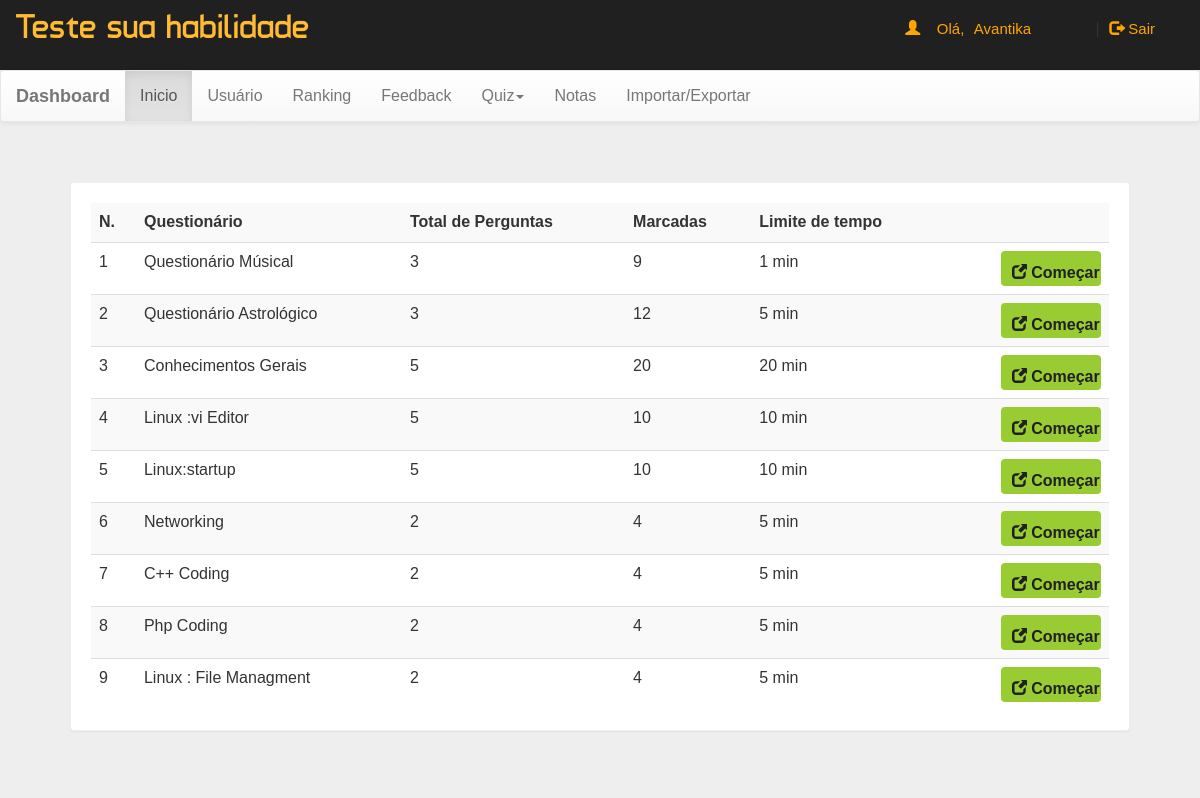
The app's page /dash.php (signed in) with its own data.
### tables this page shows
CREATE TABLE `quiz` (
  `eid` text NOT NULL,
  `title` varchar(100) NOT NULL,
  `sahi` int(11) NOT NULL,
  `wrong` int(11) NOT NULL,
  `total` int(11) NOT NULL,
  `time` bigint(20) NOT NULL,
  `intro` text NOT NULL,
  `tag` varchar(100) NOT NULL,
  `date` timestamp NOT NULL DEFAULT current_timestamp() ON UPDATE current_timestamp(),
  `status` varchar(10) NOT NULL DEFAULT 'active'
);

### dash.php (the view, shortened to what this page needs)
<!DOCTYPE html PUBLIC "-//W3C//DTD XHTML 1.0 Transitional//EN" "http://www.w3.org/TR/xhtml1/DTD/xhtml1-transitional.dtd">
<html xmlns="http://www.w3.org/1999/xhtml">
<head>
<link  rel="stylesheet" href="css/bootstrap.min.css"/>
 <link  rel="stylesheet" href="css/bootstrap-theme.min.css"/>
 <link rel="stylesheet" href="css/main.css">
 <link  rel="stylesheet" href="css/font.css">
</head>
<body  style="background:#eee;">
<div class="header">
<div class="row">
<div class="col-lg-6">
<span class="logo">Teste sua habilidade</span></div>
<?php
 include_once 'dbConnection.php';
$email=$_SESSION['email'];
  if(!(isset($_SESSION['email']))){
header("location:index.php");
}
else
{
$name = $_SESSION['name'];
echo '<span class="pull-right top title1" ><span class="log1"><span class="glyphicon glyphicon-user" aria-hidden="true"></span>&nbsp;&nbsp;&nbsp;&nbsp;Olá,</span> <a href="account.php" class="log log1">'.$name.'</a>&nbsp;|&nbsp;<a href="logout.php?q=account.php" class="log"><span class="glyphicon glyphicon-log-out" aria-hidden="true"></span>&nbsp;Sair</button></a></span>';
}?>
</div></div>
<nav class="navbar navbar-default title1">
  <div class="container-fluid">
    <div class="navbar-header">
      <a class="navbar-brand" href="dash.php?q=0"><b>Dashboard</b></a>
    </div>
<div class="collapse navbar-collapse" id="bs-example-navbar-collapse-1">
  <ul class="nav navbar-nav">
    <li <?php if(@$_GET['q']==0) echo 'class="active"'; ?>><a href="dash.php?q=0">Inicio<span class="sr-only">(current)</span></a></li>
    <li <?php if(@$_GET['q']==1) echo 'class="active"'; ?>><a href="dash.php?q=1">Usuário</a></li>
    <li <?php if(@$_GET['q']==2) echo 'class="active"'; ?>><a href="dash.php?q=2">Ranking</a></li>
    <li <?php if(@$_GET['q']==3) echo 'class="active"'; ?>><a href="dash.php?q=3">Feedback</a></li>
    <li class="dropdown <?php if(@$_GET['q']==4 || @$_GET['q']==5) echo 'active'; ?>">
      <a href="#" class="dropdown-toggle" data-toggle="dropdown" role="button" aria-haspopup="true" aria-expanded="false">Quiz<span class="caret"></span></a>
    </li>
    <li <?php if(@$_GET['q']==6) echo 'class="active"'; ?>><a href="dash.php?q=6">Notas</a></li>
    <li <?php if(@$_GET['q']==7) echo 'class="active"'; ?>><a href="dash.php?q=7">Importar/Exportar</a></li>
  </ul>
</div>
  </div>
</nav>
<div class="container">
<div class="row">
<div class="col-md-12">
<?php if(@$_GET['q']==0) {
$result = mysqli_query($con,"SELECT * FROM quiz ORDER BY date DESC") or die('Error');
echo  '<div class="panel"><table class="table table-striped title1">
<tr><td><b>N.</b></td><td><b>Questionário</b></td><td><b>Total de Perguntas</b></td><td><b>Marcadas</b></td><td><b>Limite de tempo</b></td><td></td></tr>';
$c=1;
while($row = mysqli_fetch_array($result)) {
	$title = $row['title'];
	$total = $row['total'];
	$sahi = $row['sahi'];
    $time = $row['time'];
	$eid = $row['eid'];
$q12=mysqli_query($con,"SELECT score FROM history WHERE eid='$eid' AND email='$email'" )or die('Error98');
$rowcount=mysqli_num_rows($q12);
if($rowcount == 0){
	echo '<tr><td>'.$c++.'</td><td>'.$title.'</td><td>'.$total.'</td><td>'.$sahi*$total.'</td><td>'.$time.'&nbsp;min</td>
	<td><b><a href="account.php?q=quiz&step=2&eid='.$eid.'&n=1&t='.$total.'" class="pull-right btn sub1" style="margin:0px;background:#99cc32"><span class="glyphicon glyphicon-new-window" aria-hidden="true"></span>&nbsp;<span class="title1"><b>Começar</b></span></a></b></td></tr>';
}
}
echo '</table></div>';
}
?>
</div>
</div></div>
</body>
</html>

### css/main.css (style rules this page uses)
body { overflow-x:hidden; width:100%; font: 15px "Century Gothic", "Times Roman", sans-serif; background:#eee; min-height:550px; background-attachment:fixed; }
.panel { border-color:#eee; margin:40px; padding:20px; font: 15px "Century Gothic", "Times Roman", sans-serif; }
.header { background:#202020; height:70px; }
.logo { font-family:'typo'; font-size:35px; color:#ffbb33; margin:15px; }
.title1 { font: 16px "Century Gothic", "Times Roman", sans-serif; }
.sub1 { width:90px; color:#202020; background:orange; font-size:15px; height:35px; margin:20px; padding:10px; width:100px; }
.top { margin-top:20px; }
.log1 { font: 15px 'Ubuntu', sans-serif; color:orange; margin-left:10px; }
.log { margin:10px; margin-right:60px; margin-left:5px; color:orange; text-decoration:none; font-size:20px; font-size:15px; }

### records on screen
quiz: title "Questionário Músical", total "3", $sahi*$total "9", time "1"
quiz: title "Questionário Astrológico", total "3", $sahi*$total "12", time "5"
quiz: title "Conhecimentos Gerais", total "5", $sahi*$total "20", time "20"
quiz: title "Linux :vi Editor", total "5", $sahi*$total "10", time "10"
quiz: title "Linux:startup", total "5", $sahi*$total "10", time "10"
quiz: title "Networking", total "2", $sahi*$total "4", time "5"
quiz: title "C++ Coding", total "2", $sahi*$total "4", time "5"
quiz: title "Php Coding", total "2", $sahi*$total "4", time "5"
quiz: title "Linux : File Managment", total "2", $sahi*$total "4", time "5"

### other values on screen
$name "Avantika"
